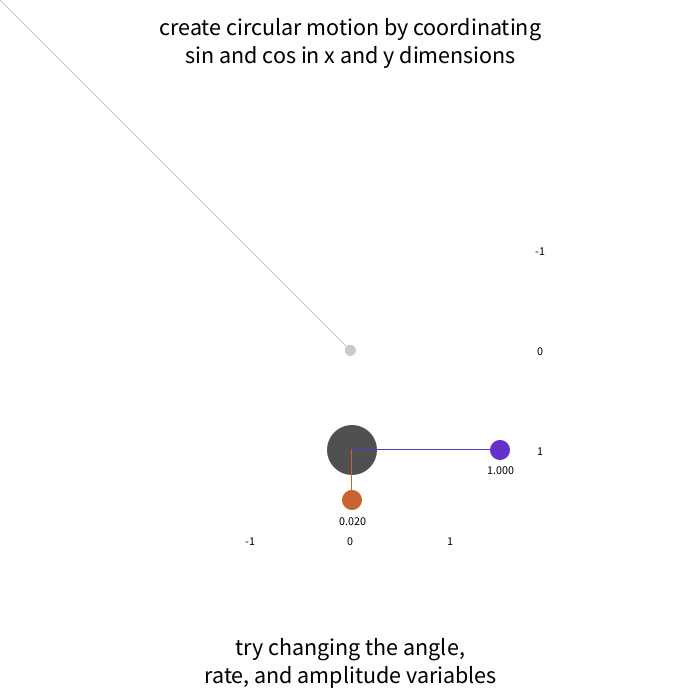
Frame 1 (no input)
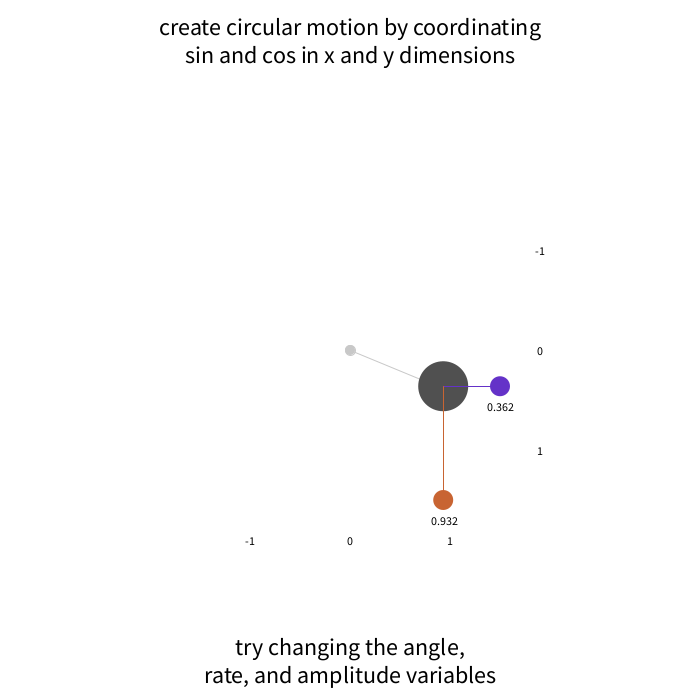
Frame 60 (the mouse pressed at the canvas centre just before this capture)
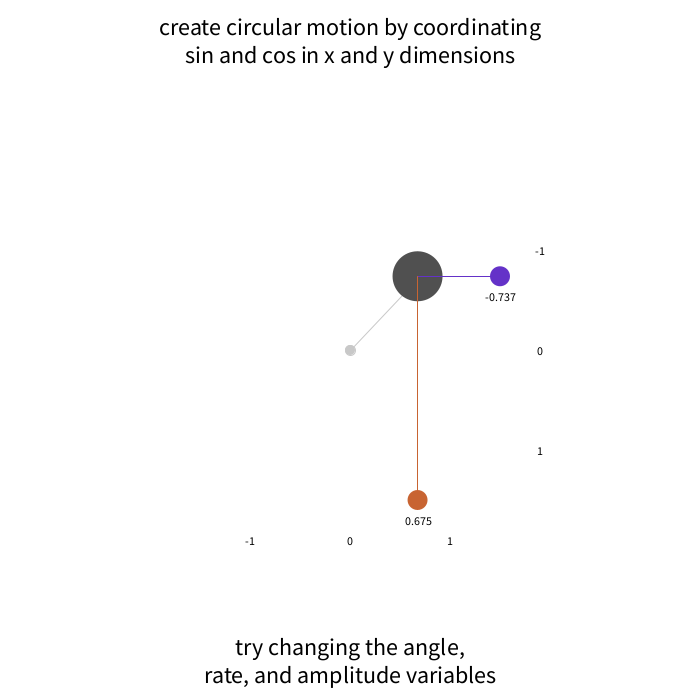
Frame 120 (the mouse held since frame 60 and released just before this capture)

The Processing sketch that drew these frames (run headless with seeded random() and noise(); from frame 60 on, the mouse is pressed at the canvas centre):

// Processing sketch: w05k_oscillation2
// ── w05k_oscillation2.pde
// code 1 fall 2019
// bryan ma

// a more in-depth illustration, 
// this time combining oscillations
// to create circular motion

float x;
float y;
float xAngle;
float yAngle;
float xAmplitude;
float yAmplitude;
float xRate;
float yRate;

void setup() {
  size(700, 700);
  noStroke();
  textAlign(CENTER, CENTER);

  xAngle = 0;
  yAngle = 0;
  xAmplitude = 100;
  yAmplitude = 100;
  xRate = 0.02;
  yRate = 0.02;
}

void draw() {
  background(255);
  fill(200);
  stroke(200);
  ellipse(width/2, height/2, 10, 10);  
  line(width/2, height/2, x, y);

  noStroke();

  xAngle += xRate;
  yAngle += yRate;
  x = width/2 + sin(xAngle) * xAmplitude;
  y = height/2 + cos(yAngle) * yAmplitude;
  fill(80);
  ellipse(x, y, 50, 50);
  
  displayNotes();
}

void displayNotes() {
  fill(100, 50, 200);
  ellipse(width/2 + xAmplitude + 50, y, 20, 20);
  fill(200, 100, 50);
  ellipse(x, height/2 + yAmplitude + 50, 20, 20);

  stroke(100, 50, 200);
  line(x, y, width/2 + xAmplitude + 50, y);
  stroke(200, 100, 50);
  line(x, y, x, height/2 + yAmplitude + 50);

  fill(0);
  textSize(12);
  text(sin(xAngle), x, height/2 + yAmplitude + 70);
  text("-1", width/2 - xAmplitude, height/2 + yAmplitude + 90);
  text("0", width/2, height/2 + yAmplitude + 90);
  text("1", width/2 + xAmplitude, height/2 + yAmplitude + 90);

  text(cos(yAngle), width/2 + xAmplitude + 50, y + 20);
  text("-1", width/2 + xAmplitude + 90, height/2 - yAmplitude);
  text("0", width/2 + xAmplitude + 90, height/2);
  text("1", width/2 + xAmplitude + 90, height/2 + yAmplitude);

  textSize(24);
  text("create circular motion by coordinating\nsin and cos in x and y dimensions", width/2, 40);
  text("try changing the angle,\nrate, and amplitude variables", width/2, height - 40);
}
